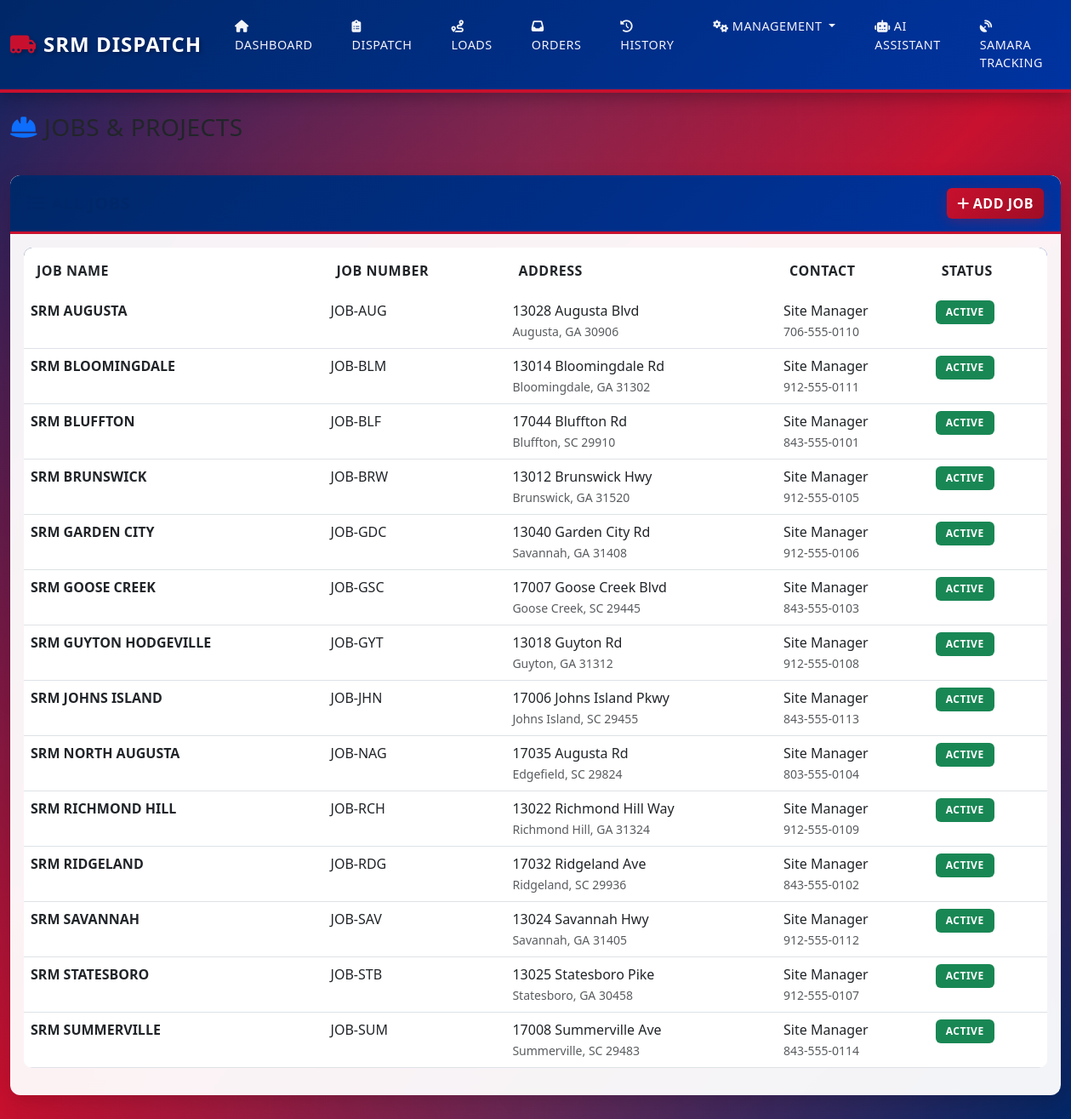
Page /jobs on the committed database.
### tables this page shows
CREATE TABLE jobs (
    id INTEGER PRIMARY KEY AUTOINCREMENT,
    job_name TEXT NOT NULL,
    job_number TEXT UNIQUE,
    address TEXT,
    city TEXT,
    state TEXT,
    zip TEXT,
    contact_person TEXT,
    contact_phone TEXT,
    status TEXT DEFAULT 'active',
    created_at TIMESTAMP DEFAULT CURRENT_TIMESTAMP
);

### app.py (the view)
@app.route('/jobs')
def jobs():
    jobs = query_db('SELECT * FROM jobs ORDER BY job_name')
    return render_template('jobs.html', jobs=jobs)

### app.py (called while the page is built)
def get_db():
    conn = sqlite3.connect(DATABASE)
    conn.row_factory = sqlite3.Row
    return conn

def query_db(query, args=(), one=False, commit=False):
    conn = get_db()
    cur = conn.cursor()
    cur.execute(query, args)
    if commit:
        conn.commit()
        result = cur.lastrowid
    else:
        result = cur.fetchone() if one else cur.fetchall()
    conn.close()
    return result

### templates/jobs.html (shortened to what this page needs)
{% extends "base.html" %}
{% block content %}
<div class="row mb-4">
    <div class="col-12">
        <h1 class="h3 mb-3">
            <i class="fas fa-hard-hat me-2 text-primary"></i>Jobs & Projects
        </h1>
    </div>
</div>
<div class="row mb-4">
    <div class="col-12">
        <div class="card">
            <div class="card-header bg-white d-flex justify-content-between align-items-center">
                <h5 class="mb-0">
                    <i class="fas fa-list me-2"></i>All Jobs
                </h5>
                <button class="btn btn-primary" data-bs-toggle="modal" data-bs-target="#addJobModal">
                    <i class="fas fa-plus me-1"></i>Add Job
                </button>
            </div>
            <div class="card-body">
                <div class="table-responsive">
                    <table class="table table-hover">
                        <thead>
                            <tr>
                                <th>Job Name</th>
                                <th>Job Number</th>
                                <th>Address</th>
                                <th>Contact</th>
                                <th>Status</th>
                            </tr>
                        </thead>
                        <tbody>
                            {% for job in jobs %}
                            <tr>
                                <td><strong>{{ job.job_name }}</strong></td>
                                <td>{{ job.job_number or '-' }}</td>
                                <td>
                                    {{ job.address }}<br>
                                    <small class="text-muted">{{ job.city }}, {{ job.state }} {{ job.zip }}</small>
                                </td>
                                <td>
                                    {% if job.contact_person %}
                                    {{ job.contact_person }}<br>
                                    <small class="text-muted">{{ job.contact_phone or '' }}</small>
                                    {% else %}
                                    -
                                    {% endif %}
                                </td>
                                <td>
                                    {% if job.status == 'active' %}
                                    <span class="badge bg-success">Active</span>
                                    {% else %}
                                    <span class="badge bg-secondary">Inactive</span>
                                    {% endif %}
                                </td>
                            </tr>
                            {% endfor %}
                        </tbody>
                    </table>
                </div>
            </div>
        </div>
    </div>
</div>
{% endblock %}

### static/css/style.css (style rules this page uses)
:root { --srm-red: #C8102E; --srm-red-dark: #A00D25; --srm-white: #FFFFFF; --srm-blue: #002868; --srm-blue-light: #0033A0; --srm-gray-light: #F5F5F5; --srm-gray: #CCCCCC; --srm-dark: #333333; --srm-shadow: rgba(0, 0, 0, 0.15); }
body { font-family: 'Segoe UI', Tahoma, Geneva, Verdana, sans-serif; background: linear-gradient(135deg, #002868 0%, #C8102E 50%, #002868 100%); min-height: 100vh; background-attachment: fixed; }
body::before { content: ''; position: fixed; top: 0; left: 0; width: 100%; height: 100%; background-image: linear-gradient(90deg, transparent 0%, rgba(255, 255, 255, 0.05) 50%, transparent 100%), radial-gradient(circle at 30% 20%, rgba(200, 16, 46, 0.15) 0%, transparent 50%), radial-gradient(circle at 70% 80%, rgba(0, 40, 104, 0.15) 0%, transparent 50%); z-index: -1; pointer-events: none; }
.card { border: none; border-radius: 12px; box-shadow: 0 8px 25px rgba(0, 0, 0, 0.15); backdrop-filter: blur(10px); background: rgba(255, 255, 255, 0.95); transition: all 0.3s ease; margin-bottom: 20px; }
.card-header { background: linear-gradient(135deg, var(--srm-blue) 0%, var(--srm-blue-light) 100%); color: white; font-weight: 600; text-transform: uppercase; letter-spacing: 1px; border-bottom: 3px solid var(--srm-red); border-radius: 12px 12px 0 0 !important; padding: 15px 20px; }
.btn-primary { background: linear-gradient(135deg, var(--srm-red) 0%, var(--srm-red-dark) 100%); border: none; font-weight: 600; text-transform: uppercase; letter-spacing: 0.5px; box-shadow: 0 4px 15px rgba(200, 16, 46, 0.3); transition: all 0.3s; }
.table { background: white; border-radius: 10px; overflow: hidden; }
.table thead { background: linear-gradient(135deg, var(--srm-blue) 0%, var(--srm-blue-light) 100%); color: white; }
.table thead th { border: none; font-weight: 600; text-transform: uppercase; letter-spacing: 0.5px; padding: 15px; }
.table tbody tr { transition: all 0.2s; }
.badge { padding: 8px 12px; font-weight: 600; text-transform: uppercase; letter-spacing: 0.5px; border-radius: 6px; }
h1, h2, h3, h4, h5, h6 { color: var(--srm-blue); font-weight: 700; text-transform: uppercase; letter-spacing: 0.5px; }

### rows in the picture
jobs: job_name "SRM AUGUSTA", job_number "JOB-AUG", address "13028 Augusta Blvd", city "Augusta", state "GA", zip "30906", contact_person "Site Manager", contact_phone "706-555-0110", status "ACTIVE"
jobs: job_name "SRM BLOOMINGDALE", job_number "JOB-BLM", address "13014 Bloomingdale Rd", city "Bloomingdale", state "GA", zip "31302", contact_person "Site Manager", contact_phone "912-555-0111", status "ACTIVE"
jobs: job_name "SRM BLUFFTON", job_number "JOB-BLF", address "17044 Bluffton Rd", city "Bluffton", state "SC", zip "29910", contact_person "Site Manager", contact_phone "843-555-0101", status "ACTIVE"
jobs: job_name "SRM BRUNSWICK", job_number "JOB-BRW", address "13012 Brunswick Hwy", city "Brunswick", state "GA", zip "31520", contact_person "Site Manager", contact_phone "912-555-0105", status "ACTIVE"
jobs: job_name "SRM GARDEN CITY", job_number "JOB-GDC", address "13040 Garden City Rd", city "Savannah", state "GA", zip "31408", contact_person "Site Manager", contact_phone "912-555-0106", status "ACTIVE"
jobs: job_name "SRM GOOSE CREEK", job_number "JOB-GSC", address "17007 Goose Creek Blvd", city "Goose Creek", state "SC", zip "29445", contact_person "Site Manager", contact_phone "843-555-0103", status "ACTIVE"
jobs: job_name "SRM GUYTON HODGEVILLE", job_number "JOB-GYT", address "13018 Guyton Rd", city "Guyton", state "GA", zip "31312", contact_person "Site Manager", contact_phone "912-555-0108", status "ACTIVE"
jobs: job_name "SRM JOHNS ISLAND", job_number "JOB-JHN", address "17006 Johns Island Pkwy", city "Johns Island", state "SC", zip "29455", contact_person "Site Manager", contact_phone "843-555-0113", status "ACTIVE"
jobs: job_name "SRM NORTH AUGUSTA", job_number "JOB-NAG", address "17035 Augusta Rd", city "Edgefield", state "SC", zip "29824", contact_person "Site Manager", contact_phone "803-555-0104", status "ACTIVE"
jobs: job_name "SRM RICHMOND HILL", job_number "JOB-RCH", address "13022 Richmond Hill Way", city "Richmond Hill", state "GA", zip "31324", contact_person "Site Manager", contact_phone "912-555-0109", status "ACTIVE"
jobs: job_name "SRM RIDGELAND", job_number "JOB-RDG", address "17032 Ridgeland Ave", city "Ridgeland", state "SC", zip "29936", contact_person "Site Manager", contact_phone "843-555-0102", status "ACTIVE"
jobs: job_name "SRM SAVANNAH", job_number "JOB-SAV", address "13024 Savannah Hwy", city "Savannah", state "GA", zip "31405", contact_person "Site Manager", contact_phone "912-555-0112", status "ACTIVE"
jobs: job_name "SRM STATESBORO", job_number "JOB-STB", address "13025 Statesboro Pike", city "Statesboro", state "GA", zip "30458", contact_person "Site Manager", contact_phone "912-555-0107", status "ACTIVE"
jobs: job_name "SRM SUMMERVILLE", job_number "JOB-SUM", address "17008 Summerville Ave", city "Summerville", state "SC", zip "29483", contact_person "Site Manager", contact_phone "843-555-0114", status "ACTIVE"
